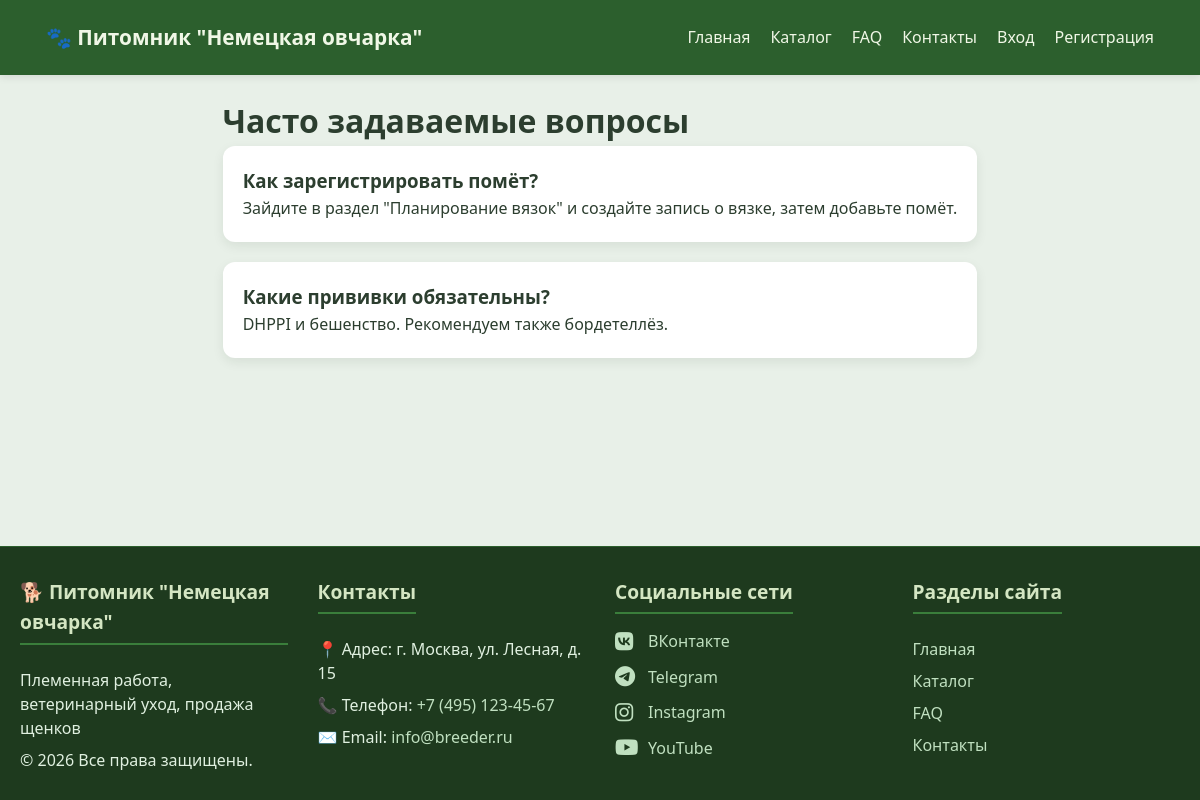
The app's page /faq.php with its own data.
### tables this page shows
CREATE TABLE faq (
    id INT AUTO_INCREMENT PRIMARY KEY,
    question TEXT NOT NULL,
    answer TEXT,
    category VARCHAR(100),
    sort_order INT DEFAULT 0
);

### config/db.php (called while the page is built, shortened)
<?php
function escape($data) {
    return htmlspecialchars($data, ENT_QUOTES, 'UTF-8');
}
?>

### faq.php (the view, shortened to what this page needs)
<?php require_once 'config/db.php';
$faqs = $pdo->query("SELECT * FROM faq ORDER BY sort_order")->fetchAll();
?>
<!DOCTYPE html>
<html>
    <head>
        <link rel="stylesheet" href="assets/css/style.css">
    </head>
<body>
<?php include 'nav.inc.php'; ?>
    <div class="container">
        <h1>Часто задаваемые вопросы</h1>
<?php foreach($faqs as $faq): ?>
    <div class="card">
        <h3><?= escape($faq['question']) ?></h3>
        <p><?= nl2br(escape($faq['answer'])) ?></p>
    </div>
<?php endforeach; ?>
    </div>
<?php include 'footer.inc.php'; ?>
</body>
</html>

### assets/css/style.css (style rules this page uses)
* { margin: 0; padding: 0; box-sizing: border-box; }
html, body { height: 100%; }
body { font-family: 'Segoe UI', Tahoma, Geneva, Verdana, sans-serif; background: #e8f0e8; color: #2c3e2f; line-height: 1.6; display: flex; flex-direction: column; }
.container { max-width: 1200px; margin: 0 auto; padding: 0 20px; flex: 1; }
.card { background: #ffffff; border-radius: 12px; box-shadow: 0 4px 12px rgba(0, 32, 0, 0.08); padding: 20px; margin-bottom: 20px; transition: box-shadow 0.2s; }

### records on screen
faq: question "Как зарегистрировать помёт?", answer "Зайдите в раздел \"Планирование вязок\" и создайте запись о вязке, затем добавьте помёт."
faq: question "Какие прививки обязательны?", answer "DHPPI и бешенство. Рекомендуем также бордетеллёз."
